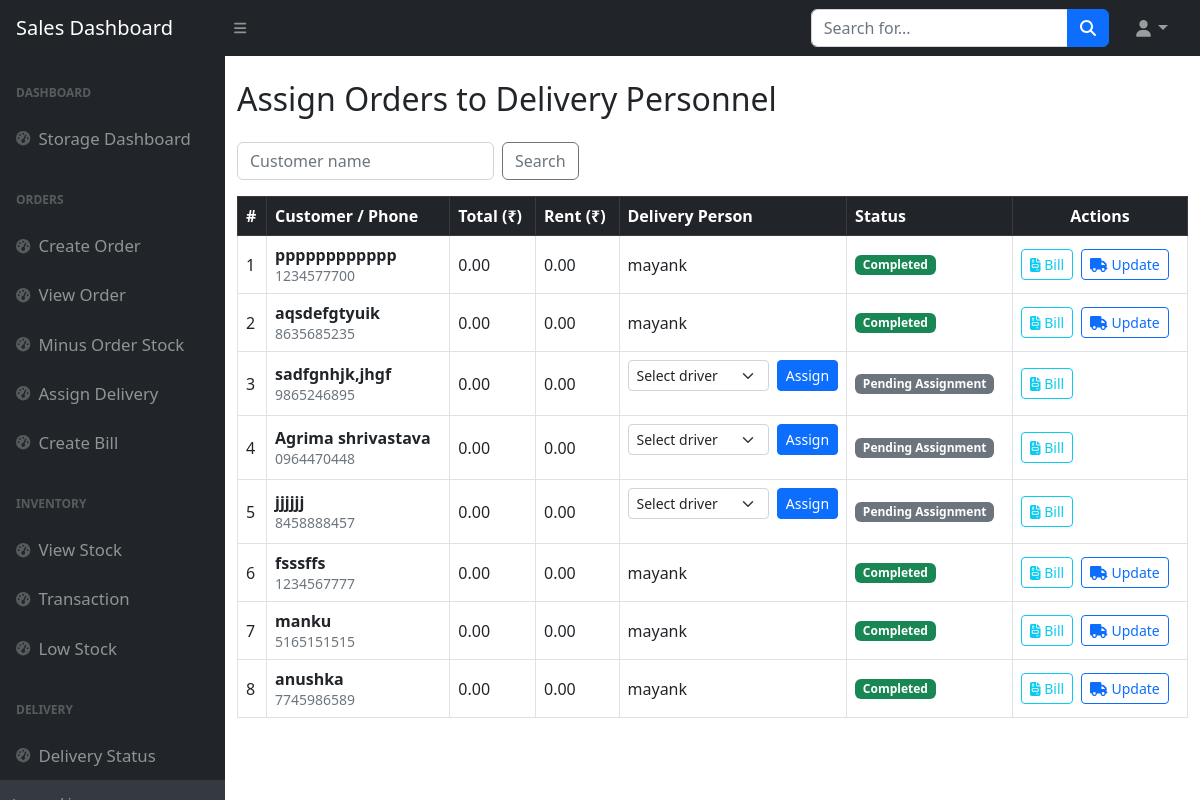
Screenshot of /rctiles/Sales_dashboard/assign_delivery.php with the database file from the repository.
### tables this page shows
CREATE TABLE orders (
  order_id int(11) NOT NULL,
  order_date datetime DEFAULT current_timestamp(),
  customer_id int(11) DEFAULT NULL,
  total_amount decimal(10,2) NOT NULL,
  final_amount DECIMAL(10,2) DEFAULT NULL,
  discounted_amount decimal(10,2) DEFAULT NULL,
  transport_rent decimal(10,2) DEFAULT 0.00,
  stock_done tinyint(1) DEFAULT 0,
  deleted tinyint(1) DEFAULT 0
);

CREATE TABLE customers (
  customer_id int(11) NOT NULL,
  name varchar(100) NOT NULL,
  phone_no varchar(15) NOT NULL,
  email varchar(255) DEFAULT NULL,
  address text DEFAULT NULL,
  city varchar(100) DEFAULT NULL,
  created_at datetime DEFAULT current_timestamp()
);

### rctiles/Sales_dashboard/assign_delivery.php (the view, shortened to what this page needs)
<?php
require_once '../db_connect.php';
require_once 'sales_header.php';
$where = ["po.approved = 1"];
$sql = "SELECT o.order_id, c.name customer, c.phone_no, o.discounted_amount, o.transport_rent,
               IFNULL(d.delivery_id,0) AS delivery_id,
               d.delivery_user_id, d.status, d.amount_paid, d.amount_remaining
        FROM orders o
        JOIN customers c ON c.customer_id = o.customer_id
        JOIN pending_orders po ON po.order_id = o.order_id
        LEFT JOIN delivery_orders d ON d.order_id = o.order_id
        WHERE " . implode(' AND ', $where) . "
        GROUP BY o.order_id
        ORDER BY o.order_date DESC";
$stmt = $mysqli->prepare($sql);
$stmt->execute();
$result = $stmt->get_result();
?>
<!doctype html>
<html lang="en">
<head>
    <link href="https://cdn.jsdelivr.net/npm/bootstrap@5.2.3/dist/css/bootstrap.min.css" rel="stylesheet">
    <link href="https://cdn.jsdelivr.net/npm/simple-datatables@7.1.2/dist/style.min.css" rel="stylesheet">
    <link href="../css/styles.css" rel="stylesheet">
</head>
<body class="sb-nav-fixed">
<div id="layoutSidenav_content">
<main class="py-4 container-fluid">
    <h2 class="mb-4">Assign Orders to Delivery Personnel</h2>
    <form class="row g-2 mb-3" method="get">
        <div class="col-auto">
            <input type="text" class="form-control" name="search" placeholder="Customer name" value="<?= htmlspecialchars($_GET['search'] ?? '') ?>">
        </div>
        <div class="col-auto">
            <button class="btn btn-outline-secondary">Search</button>
        </div>
    </form>
    <div class="table-responsive">
        <table class="table table-bordered align-middle">
            <thead class="table-dark">
            <tr>
                <th>#</th>
                <th>Customer / Phone</th>
                <th>Total (₹)</th>
                <th>Rent (₹)</th>
                <th>Delivery Person</th>
                <th>Status</th>
                <th class="text-center">Actions</th>
            </tr>
            </thead>
            <tbody>
            <?php $i=1; while($row=$result->fetch_assoc()):
                $grand = (float)$row['discounted_amount'] + (float)$row['transport_rent'];
            ?>
                <tr>
                    <td><?= $i++ ?></td>
                    <td>
                        <strong><?= htmlspecialchars($row['customer']) ?></strong><br>
                        <a href="tel:<?= $row['phone_no'] ?>" class="text-decoration-none small text-muted"><?= htmlspecialchars($row['phone_no']) ?></a>
                    </td>
                    <td><?= number_format($grand,2) ?></td>
                    <td><?= number_format($row['transport_rent'],2) ?></td>
                    <td>
                        <?php if(!$row['delivery_id']): ?>
                            <form class="d-flex" method="post" onsubmit="return confirm('Assign this order to selected user?');">
                                <select name="delivery_user_id" class="form-select form-select-sm me-2" required>
                                    <option value="" disabled selected>Select driver</option>
                                </select>
                                <button class="btn btn-sm btn-primary" name="assign_order">Assign</button>
                            </form>
                        <?php else: ?>
                            <?= htmlspecialchars($mysqli->query("SELECT name FROM users WHERE user_id=".$row['delivery_user_id'])->fetch_column()) ?>
                        <?php endif; ?>
                    </td>
                    <td>
                        <?php if(!$row['delivery_id']): ?>
                            <span class="badge bg-secondary">Pending Assignment</span>
                        <?php else: ?>
                            <?php if($row['amount_remaining']<=0): ?>
                                <span class="badge bg-success">Completed</span>
                            <?php else: ?>
                                <span class="badge bg-warning text-dark"><?= htmlspecialchars($row['status']) ?></span><br>
                                <small class="text-muted">Due ₹<?= number_format($row['amount_remaining'],2) ?></small>
                            <?php endif; ?>
                        <?php endif; ?>
                    </td>
                    <td class="text-nowrap">
                        <a class="btn btn-sm btn-outline-info" target="_blank" href="view_bill.php?order_id=<?= $row['order_id'] ?>"><i class="fa fa-file-invoice"></i> Bill</a>
                        <?php if($row['delivery_id']): ?>
                            <button class="btn btn-sm btn-outline-primary ms-1 open-delivery" data-delivery="<?= $row['delivery_id'] ?>">
                                <i class="fa fa-truck"></i> Update
                            </button>
                        <?php endif; ?>
                    </td>
                </tr>
            <?php endwhile; ?>
            </tbody>
        </table>
    </div>
</main>
</div>
</body>
</html>

### rctiles/Sales_dashboard/assign_delivery.php (style rules this page uses)
body { font-size:1.05rem; }

### rows the page displays
orders: customer.name "pppppppppppp", customer.phone_no "1234577700", transport_rent "0.00", fetch_column "mayank", shows "Completed"
orders: customer.name "aqsdefgtyuik", customer.phone_no "8635685235", transport_rent "0.00", fetch_column "mayank", shows "Completed"
orders: customer.name "sadfgnhjk,jhgf", customer.phone_no "9865246895", transport_rent "0.00", shows "Pending Assignment"
orders: customer.name "Agrima shrivastava", customer.phone_no "0964470448", transport_rent "0.00", shows "Pending Assignment"
orders: customer.name "jjjjjj", customer.phone_no "8458888457", transport_rent "0.00", shows "Pending Assignment"
orders: customer.name "fsssffs", customer.phone_no "1234567777", transport_rent "0.00", fetch_column "mayank", shows "Completed"
orders: customer.name "manku", customer.phone_no "5165151515", transport_rent "0.00", fetch_column "mayank", shows "Completed"
orders: customer.name "anushka", customer.phone_no "7745986589", transport_rent "0.00", fetch_column "mayank", shows "Completed"
